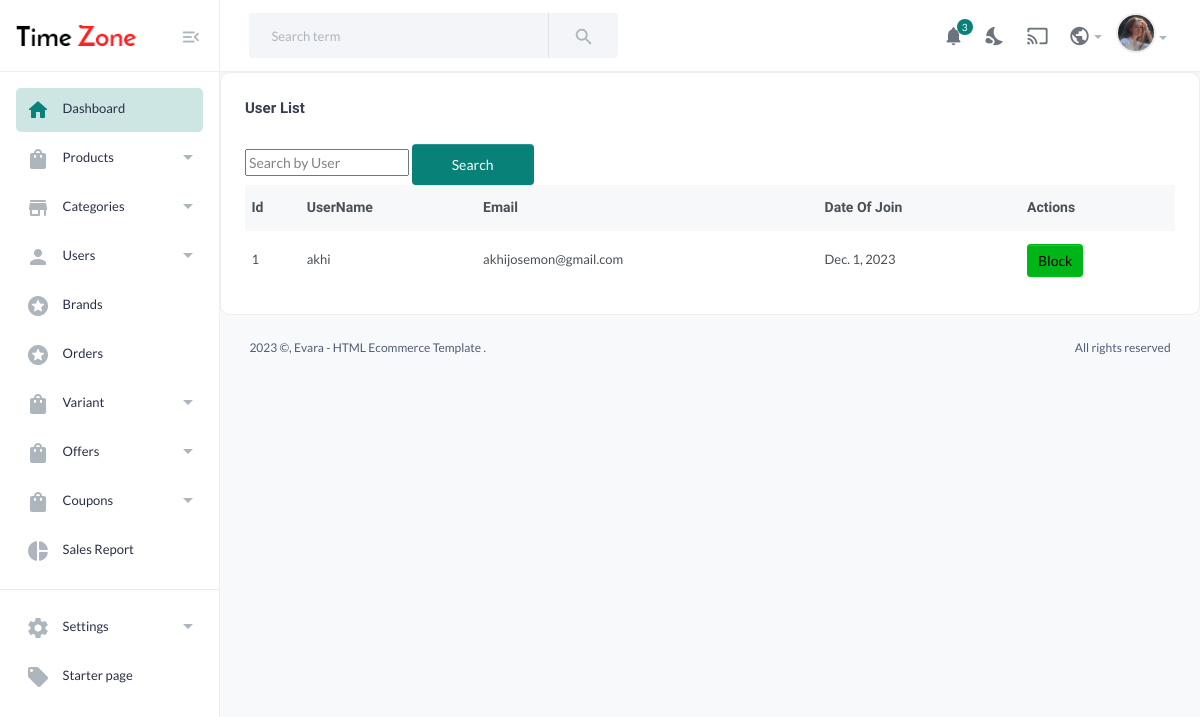
The app's page /user_list, older data.
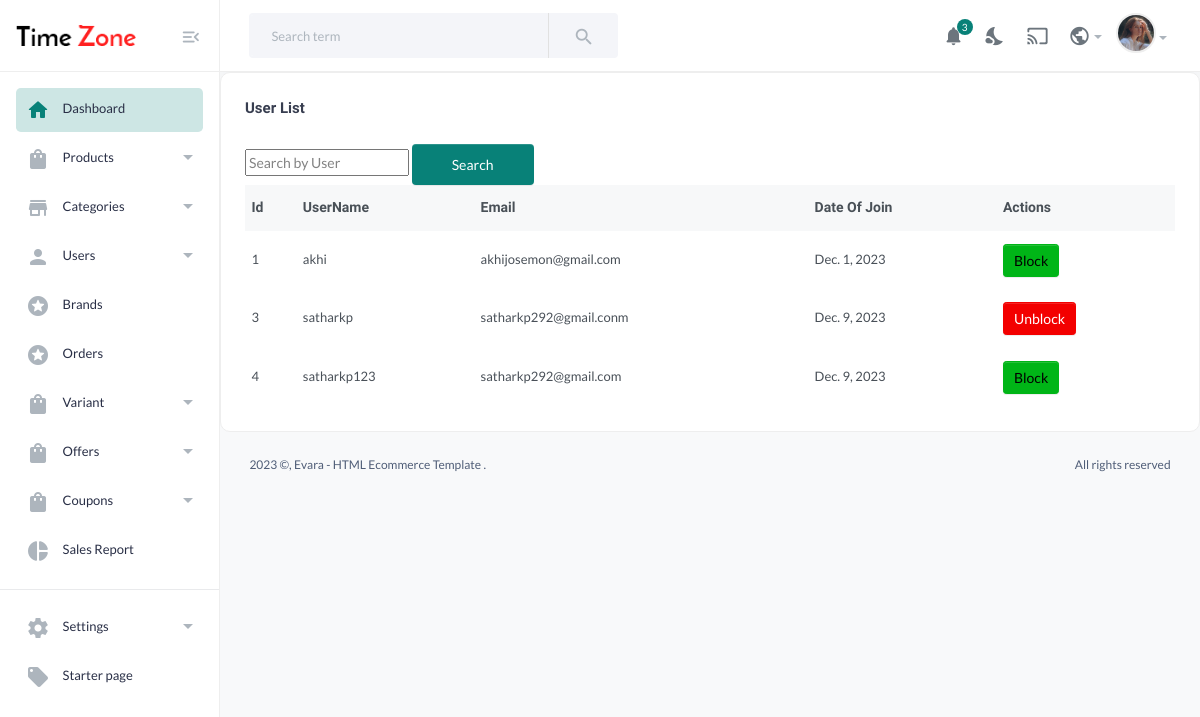
The same page, newer data.
### baseapp/models.py (models this page shows, shortened)
class Account(AbstractBaseUser):
    first_name=models.CharField(max_length=50)
    last_name=models.CharField(max_length=50)
    username=models.CharField(max_length=50,unique=True)
    email=models.EmailField(max_length=100,unique=True)
    referral_code = models.CharField(max_length=10, unique=True, null=True, blank=True)
    date_joined =models.DateField(auto_now_add=True)
    last_login=models.DateField(auto_now_add=True)
    is_admin=models.BooleanField(default=False)
    is_staff=models.BooleanField(default=False)
    is_active=models.BooleanField(default=False)
    is_superadmin=models.BooleanField(default=False)
    USERNAME_FIELD='email'
    REQUIRED_FIELDS=['username','first_name','last_name']
    objects=MyAccountManager()

### category/views.py (the view)
# urls.py: path('user_list',views.user_list,name='user_list'),
def user_list(request):
    users =  Account.objects.exclude(is_superadmin=True)
    context={
        'users':users
    }
    return render(request,'admin/user.html',context)

### Templates/ADMIN/user.html (shortened to what this page needs)
{% extends 'admin/inheritance.html' %}
{% load static %}
{% block content%}
<div class="col-lg-12 d-flex align-items-stretch">
    <div class="card w-100">
        <div class="card-body p-4">
            <h5 class="card-title fw-semibold mb-4">User List</h5>
            <div class="search-container">
                <form action="#" method="get">
                    <input type="text" name="search" placeholder="Search by User">
                    <button type="submit" class="btn btn-primary">Search</button>
                </form>
            </div>
            <div class="table-responsive">
                <table class="table text-nowrap mb-0 align-middle">
                    <thead class="text-dark fs-4">
                        <tr>
                            <th class="border-bottom-0">
                                <h6 class="fw-semibold mb-0">Id</h6>
                            </th>
                            <th class="border-bottom-0">
                                <h6 class="fw-semibold mb-0">UserName</h6>
                            </th>
                            <th class="border-bottom-0">
                                <h6 class="fw-semibold mb-0">Email</h6>
                            </th>
                            <th class="border-bottom-0">
                                <h6 class="fw-semibold mb-0">Date Of Join</h6>
                            </th>
                            <th class="border-bottom-0">
                                <h6 class="fw-semibold mb-0">Actions</h6>
                            </th>
                        </tr>
                    </thead>
                    <tbody>
                        {% for user in users %}
                        <tr>
                            <td>{{ user.id }}</td>
                            <td>{{ user.username }}</td>
                            <td>{{ user.email }}</td>
                            <td>{{ user.date_joined }}</td>
                            <td>
                                <form method="post" action = "{% url 'category:action_user' user.id  %}" style="display: inline;">
                                    <button type="submit" class="btn btn-sm {% if not user.is_active %}btn-danger{% else %}btn-success{% endif %}">
                                        {% if not user.is_active %}Unblock{% else %}Block{% endif %}
                                    </button>
                                </form>
                            </td>
                        </tr>
                        {% endfor %}
                    </tbody>
                </table>
            </div>
        </div>
    </div>
</div>
{% endblock %}

### Templates/ADMIN/inheritance.html (shortened to what this page needs)
{% load static %}
<!DOCTYPE HTML>
<html lang="en">
<head>
    <link href="{% static 'admin_assets/css/main.css' %}" rel="stylesheet" type="text/css" />
</head>
<body>
    <aside class="navbar-aside" id="offcanvas_aside">
        <div class="aside-top">
            <a href="{% url 'baseapp:base' %}" class="brand-wrap">
                <img src="{% static 'assets/img/logo/logo.png' %}" class="logo" alt="Evara Dashboard">
            </a>
            <div>
                <button class="btn btn-icon btn-aside-minimize"> <i class="text-muted material-icons md-menu_open"></i> </button>
            </div>
        </div>
        <nav>
            <ul class="menu-aside">
                <li class="menu-item active">
                    <a class="menu-link" href="{% url 'order:admin_dashboard' %}"> <i class="icon material-icons md-home"></i>
                        <span class="text">Dashboard</span>
                    </a>
                </li>
                <li class="menu-item has-submenu">
                    <a class="menu-link" href="{% url 'category:product_list' %}"> <i class="icon material-icons md-shopping_bag"></i>
                        <span class="text">Products</span>
                    </a>
                </li>
                <li class="menu-item has-submenu">
                    <a class="menu-link" href="#">  <i class="icon material-icons md-store"></i>
                        <span class="text">Categories</span>
                        </a>
                </li>
                <li class="menu-item has-submenu">
                    <a class="menu-link" href="#"> <i class="icon material-icons md-person"></i>
                        <span class="text">Users</span>
                    </a>
                </li>
                <li class="menu-item">
                    <a class="menu-link" href="{% url 'category:brand_list' %}"> <i class="icon material-icons md-stars"></i>
                        <span class="text">Brands</span> </a>
                </li>
                <li class="menu-item">
                    <a class="menu-link" href="{% url 'category:Order_list' %}"> <i class="icon material-icons md-stars"></i>
                        <span class="text">Orders</span> </a>
                </li>
                <li class="menu-item has-submenu">
                    <a class="menu-link" href="{% url 'category:product_list' %}"> <i class="icon material-icons md-shopping_bag"></i>
                        <span class="text">Variant</span>
                    </a>
                </li>
                <li class="menu-item has-submenu">
                    <a class="menu-link" href="{% url 'category:product_list' %}"> <i class="icon material-icons md-shopping_bag"></i>
                        <span class="text">Offers</span>
                    </a>
                </li>
                <li class="menu-item has-submenu">
                    <a class="menu-link" href="{% url 'category:coupons_list' %}"> <i class="icon material-icons md-shopping_bag"></i>
                        <span class="text">Coupons</span>
                    </a>
                </li>
                <li class="menu-item">
                    <a class="menu-link" disabled href="{% url 'order:sales_report'%}"> <i class="icon material-icons md-pie_chart"></i>
                        <span class="text">Sales Report</span>
                    </a>
                </li>
            </ul>
            <hr>
            <ul class="menu-aside">
                <li class="menu-item has-submenu">
                    <a class="menu-link" href="#"> <i class="icon material-icons md-settings"></i>
                        <span class="text">Settings</span>
                    </a>
                </li>
                <li class="menu-item">
                    <a class="menu-link" href="page-blank.html"> <i class="icon material-icons md-local_offer"></i>
                        <span class="text"> Starter page </span>
                    </a>
                </li>
            </ul>
            <br>
            <br>
        </nav>
    </aside>
    <main class="main-wrap">
        <header class="main-header navbar">
            <div class="col-search">
                <form class="searchform">
                    <div class="input-group">
                        <input list="search_terms" type="text" class="form-control" placeholder="Search term">
                        <button class="btn btn-light bg" type="button"> <i class="material-icons md-search"></i></button>
                    </div>
                </form>
            </div>
            <div class="col-nav">
                <ul class="nav">
                    <li class="nav-item">
                        <a class="nav-link btn-icon" href="#">
                            <i class="material-icons md-notifications animation-shake"></i>
                            <span class="badge rounded-pill">3</span>
                        </a>
                    </li>
                    <li class="nav-item">
                        <a class="nav-link btn-icon darkmode" href="#"> <i class="material-icons md-nights_stay"></i> </a>
                    </li>
                    <li class="nav-item">
                        <a href="#" class="requestfullscreen nav-link btn-icon"><i class="material-icons md-cast"></i></a>
                    </li>
                    <li class="dropdown nav-item">
                        <a class="dropdown-toggle" data-bs-toggle="dropdown" href="#" id="dropdownLanguage" aria-expanded="false"><i class="material-icons md-public"></i></a>
                    </li>
                    <li class="dropdown nav-item">
                        <a class="dropdown-toggle" data-bs-toggle="dropdown" href="#" id="dropdownAccount" aria-expanded="false"> <img class="img-xs rounded-circle" src="{% static 'admin_assets/imgs/people/avatar2.jpg' %}" alt="User"></a>
                    </li>
                </ul>
            </div>
        </header>
            {% block content %}
            {% endblock %}
        <footer class="main-footer font-xs">
            <div class="row pb-30 pt-15 mt-15">
                <div class="col-sm-6">
                     ©, Evara - HTML Ecommerce Template .
                </div>
                <div class="col-sm-6">
                    <div class="text-sm-end">
                        All rights reserved
                    </div>
                </div>
            </div>
        </footer>
    </main>
</body>
</html>

Row changes from the older to the newer data that the page shows:
added Account: id "3", username "satharkp", email "satharkp292@gmail.conm", date_joined "Dec. 9, 2023", is_active "Unblock"
added Account: id "4", username "satharkp123", email "satharkp292@gmail.com", date_joined "Dec. 9, 2023", is_active "Block"
